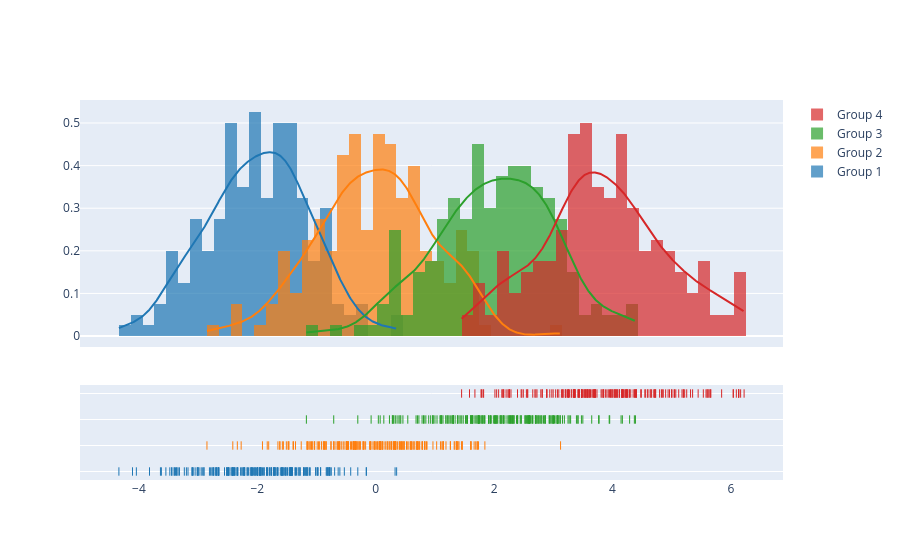

Notebook code for this chart:
### Code cell
import plotly.figure_factory as ff

# Add histogram data
x1 = np.random.randn(200) - 2
x2 = np.random.randn(200)
x3 = np.random.randn(200) + 2
x4 = np.random.randn(200) + 4

# Group data together
hist_data = [x1, x2, x3, x4]

group_labels = ['Group 1', 'Group 2', 'Group 3', 'Group 4']

# Create distplot with custom bin_size
fig = ff.create_distplot(hist_data, group_labels, bin_size=.2)
fig.show()

### Figure 1 — Plotly figure (JSON) as saved in the notebook; plotly's stock layout.template omitted (floating-point values rounded to 4 significant figures; data arrays with more than 128 entries replaced by an {"elided": "..."} marker saying what was removed)
{"data": [{"autobinx": false, "histnorm": "probability density", "legendgroup": "Group 1", "marker": {"color": "rgb(31, 119, 180)"}, "name": "Group 1", "opacity": 0.7, "type": "histogram", "x": {"elided": "200 float values"}, "xaxis": "x", "xbins": {"end": 0.3533, "size": 0.2, "start": -4.338}, "yaxis": "y"}, {"autobinx": false, "histnorm": "probability density", "legendgroup": "Group 2", "marker": {"color": "rgb(255, 127, 14)"}, "name": "Group 2", "opacity": 0.7, "type": "histogram", "x": {"elided": "200 float values"}, "xaxis": "x", "xbins": {"end": 3.122, "size": 0.2, "start": -2.85}, "yaxis": "y"}, {"autobinx": false, "histnorm": "probability density", "legendgroup": "Group 3", "marker": {"color": "rgb(44, 160, 44)"}, "name": "Group 3", "opacity": 0.7, "type": "histogram", "x": {"elided": "200 float values"}, "xaxis": "x", "xbins": {"end": 4.387, "size": 0.2, "start": -1.171}, "yaxis": "y"}, {"autobinx": false, "histnorm": "probability density", "legendgroup": "Group 4", "marker": {"color": "rgb(214, 39, 40)"}, "name": "Group 4", "opacity": 0.7, "type": "histogram", "x": {"elided": "200 float values"}, "xaxis": "x", "xbins": {"end": 6.222, "size": 0.2, "start": 1.451}, "yaxis": "y"}, {"legendgroup": "Group 1", "marker": {"color": "rgb(31, 119, 180)"}, "mode": "lines", "name": "Group 1", "showlegend": false, "type": "scatter", "x": {"elided": "500 float values"}, "xaxis": "x", "y": {"elided": "500 float values"}, "yaxis": "y"}, {"legendgroup": "Group 2", "marker": {"color": "rgb(255, 127, 14)"}, "mode": "lines", "name": "Group 2", "showlegend": false, "type": "scatter", "x": {"elided": "500 float values"}, "xaxis": "x", "y": {"elided": "500 float values"}, "yaxis": "y"}, {"legendgroup": "Group 3", "marker": {"color": "rgb(44, 160, 44)"}, "mode": "lines", "name": "Group 3", "showlegend": false, "type": "scatter", "x": {"elided": "500 float values"}, "xaxis": "x", "y": {"elided": "500 float values"}, "yaxis": "y"}, {"legendgroup": "Group 4", "marker": {"color": "rgb(214, 39, 40)"}, "mode": "lines", "name": "Group 4", "showlegend": false, "type": "scatter", "x": {"elided": "500 float values"}, "xaxis": "x", "y": {"elided": "500 float values"}, "yaxis": "y"}, {"legendgroup": "Group 1", "marker": {"color": "rgb(31, 119, 180)", "symbol": "line-ns-open"}, "mode": "markers", "name": "Group 1", "showlegend": false, "type": "scatter", "x": {"elided": "200 float values"}, "xaxis": "x", "y": {"elided": "200 str values"}, "yaxis": "y2"}, {"legendgroup": "Group 2", "marker": {"color": "rgb(255, 127, 14)", "symbol": "line-ns-open"}, "mode": "markers", "name": "Group 2", "showlegend": false, "type": "scatter", "x": {"elided": "200 float values"}, "xaxis": "x", "y": {"elided": "200 str values"}, "yaxis": "y2"}, {"legendgroup": "Group 3", "marker": {"color": "rgb(44, 160, 44)", "symbol": "line-ns-open"}, "mode": "markers", "name": "Group 3", "showlegend": false, "type": "scatter", "x": {"elided": "200 float values"}, "xaxis": "x", "y": {"elided": "200 str values"}, "yaxis": "y2"}, {"legendgroup": "Group 4", "marker": {"color": "rgb(214, 39, 40)", "symbol": "line-ns-open"}, "mode": "markers", "name": "Group 4", "showlegend": false, "type": "scatter", "x": {"elided": "200 float values"}, "xaxis": "x", "y": {"elided": "200 str values"}, "yaxis": "y2"}], "layout": {"barmode": "overlay", "hovermode": "closest", "legend": {"traceorder": "reversed"}, "xaxis": {"anchor": "y2", "domain": [0.0, 1.0], "zeroline": false}, "yaxis": {"anchor": "free", "domain": [0.35, 1], "position": 0.0}, "yaxis2": {"anchor": "x", "domain": [0, 0.25], "dtick": 1, "showticklabels": false}}}
